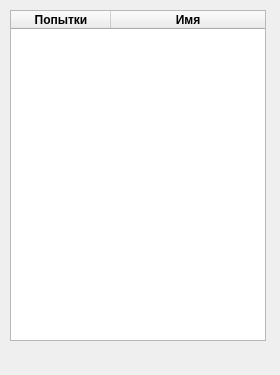
<?xml version="1.0" encoding="UTF-8"?>
<ui version="4.0">
 <class>Record</class>
 <widget class="QMainWindow" name="Record">
  <property name="geometry">
   <rect>
    <x>0</x>
    <y>0</y>
    <width>280</width>
    <height>375</height>
   </rect>
  </property>
  <property name="windowTitle">
   <string>Рекорды</string>
  </property>
  <widget class="QWidget" name="centralwidget">
   <widget class="QTableWidget" name="tableWidget">
    <property name="geometry">
     <rect>
      <x>10</x>
      <y>10</y>
      <width>256</width>
      <height>331</height>
     </rect>
    </property>
    <property name="autoScroll">
     <bool>true</bool>
    </property>
    <property name="rowCount">
     <number>0</number>
    </property>
    <attribute name="horizontalHeaderStretchLastSection">
     <bool>true</bool>
    </attribute>
    <attribute name="verticalHeaderStretchLastSection">
     <bool>false</bool>
    </attribute>
    <column>
     <property name="text">
      <string>Попытки</string>
     </property>
     <property name="font">
      <font>
       <weight>75</weight>
       <bold>true</bold>
      </font>
     </property>
    </column>
    <column>
     <property name="text">
      <string>Имя</string>
     </property>
     <property name="font">
      <font>
       <weight>75</weight>
       <bold>true</bold>
      </font>
     </property>
    </column>
   </widget>
  </widget>
  <widget class="QMenuBar" name="menubar">
   <property name="geometry">
    <rect>
     <x>0</x>
     <y>0</y>
     <width>280</width>
     <height>21</height>
    </rect>
   </property>
  </widget>
 </widget>
 <resources/>
 <connections/>
</ui>
